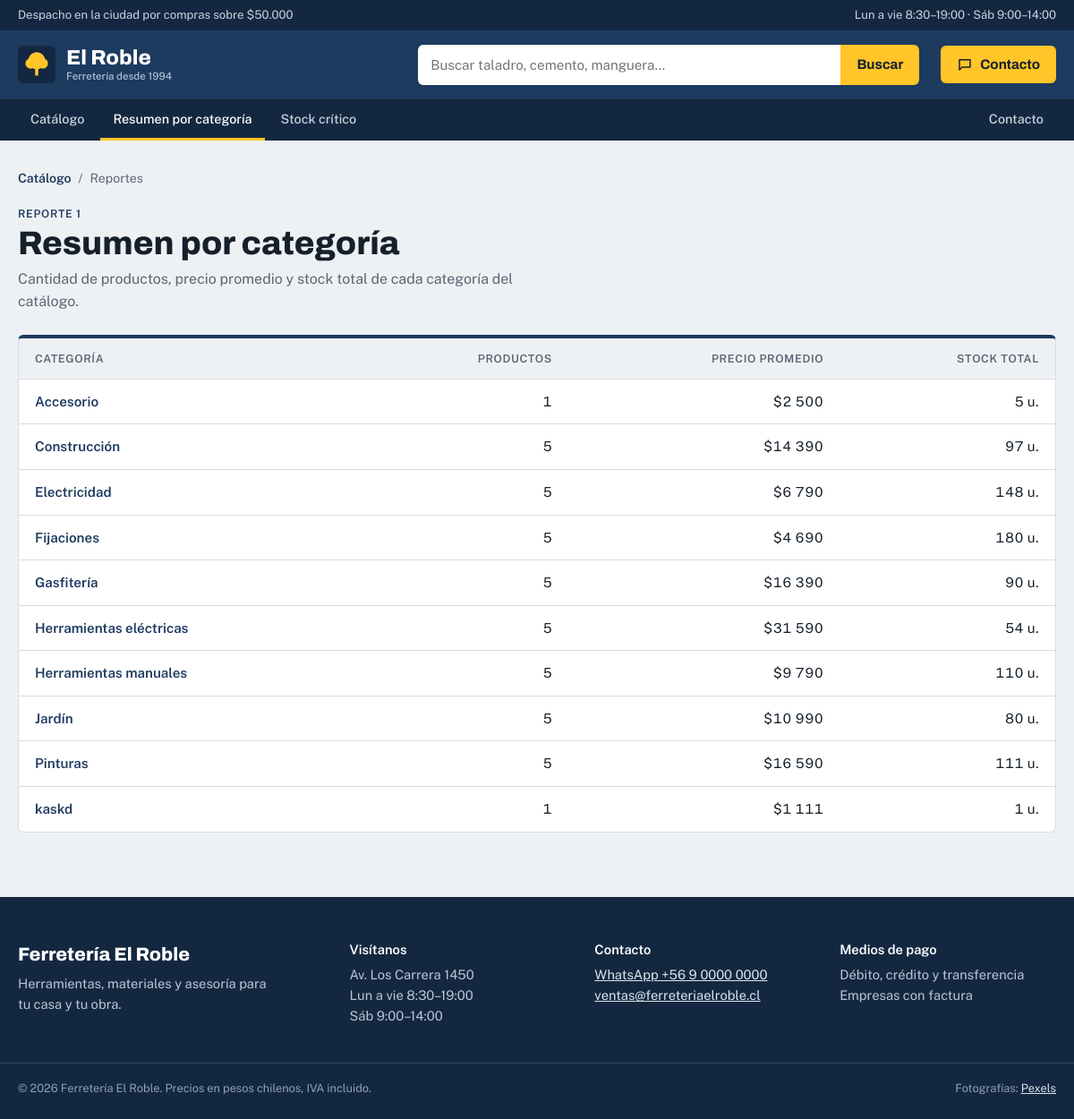
Screenshot of /reportes/categorias/ with the database file from the repository.
### catalogo/models.py (models this page shows, shortened)
class Producto(models.Model):
    nombre = models.CharField(max_length=100)
    categoria = models.CharField(max_length=50)
    precio = models.PositiveIntegerField()  # pesos chilenos, sin decimales
    stock = models.PositiveIntegerField(default=0)
    imagen = models.URLField(max_length=300, blank=True)  # link a la foto del producto
    class Meta:
        ordering = ["categoria", "nombre"]

### catalogo/views.py (the view)
# urls.py: path("reportes/categorias/", views.reporte_categorias, name="reporte_categorias"),
def reporte_categorias(request):
    resumen = Producto.objects.values("categoria").annotate(
        cantidad=Count("id"),
        precio_promedio=Avg("precio"),
        stock_total=Sum("stock"),
    ).order_by("categoria")
    return render(request, "catalogo/reporte_categorias.html", {"resumen": resumen})

### catalogo/templates/catalogo/reporte_categorias.html (shortened to what this page needs)
{% extends "catalogo/base.html" %}
{% block contenido %}
<section class="gestion">
    <div class="contenedor">
        <nav class="migas" aria-label="Ruta">
            <a href="{% url 'inicio' %}">Catálogo</a>
            <span aria-hidden="true">/</span>
            <span>Reportes</span>
        </nav>
        <header class="reporte__cabecera">
            <p class="ficha__etiqueta">Reporte 1</p>
            <h1>Resumen por categoría</h1>
            <p>Cantidad de productos, precio promedio y stock total de cada categoría del catálogo.</p>
        </header>
        <div class="tabla-envoltura">
            <table class="tabla">
                <thead>
                    <tr>
                        <th scope="col">Categoría</th>
                        <th scope="col" class="num">Productos</th>
                        <th scope="col" class="num">Precio promedio</th>
                        <th scope="col" class="num">Stock total</th>
                    </tr>
                </thead>
                <tbody>
                    {% for fila in resumen %}
                        <tr>
                            <th scope="row">
                                <a href="{% url 'inicio' %}?categoria={{ fila.categoria|urlencode }}#catalogo">{{ fila.categoria }}</a>
                            </th>
                            <td class="num">{{ fila.cantidad }}</td>
                            <td class="num">${{ fila.precio_promedio|floatformat:"0g" }}</td>
                            <td class="num">{{ fila.stock_total }} u.</td>
                        </tr>
                    {% empty %}
                        <tr><td colspan="4" class="tabla__vacia">No hay productos registrados.</td></tr>
                    {% endfor %}
                </tbody>
            </table>
        </div>
    </div>
</section>
{% endblock %}

### catalogo/static/catalogo/css/estilos.css (style rules this page uses)
:root { --acero: #1D3A5F; --acero-oscuro: #132840; --tinta: #16202B; --gris: #5A6675; --galvanizado: #EEF1F4; --linea: #D7DDE4; --blanco: #FFFFFF; --amarillo: #FFC529; --amarillo-oscuro: #E5AC0C; --verde: #1F7A4D; --rojo: #B42318; --whatsapp: #1E9E55; --titulos: "Archivo", "Arial Narrow", Arial, sans-serif; --texto: "Public Sans", "Segoe UI", Arial, sans-serif; --radio: 6px; }
*, *::before, *::after { box-sizing: border-box; }
* { margin: 0; padding: 0; }
body { font-family: var(--texto); font-size: 16px; line-height: 1.55; color: var(--tinta); background: var(--galvanizado); -webkit-font-smoothing: antialiased; }
a { color: inherit; }
.contenedor { width: 100%; max-width: 1240px; margin: 0 auto; padding: 0 20px; }
.reporte__cabecera { margin-bottom: 24px; }
.reporte__cabecera .ficha__etiqueta { font-size: .76rem; font-weight: 600; letter-spacing: .06em; text-transform: uppercase; color: var(--acero); }
.reporte__cabecera h1 { font-family: var(--titulos); font-weight: 800; font-stretch: 85%; font-size: 2.3rem; line-height: 1.05; margin: 4px 0 8px; }
.reporte__cabecera p { color: var(--gris); max-width: 60ch; }
.tabla-envoltura { overflow-x: auto; background: var(--blanco); border: 1px solid var(--linea); border-top: 4px solid var(--acero); border-radius: var(--radio); }
.tabla { width: 100%; border-collapse: collapse; font-size: .95rem; min-width: 520px; }
.tabla th, .tabla td { padding: 13px 18px; text-align: left; border-bottom: 1px solid var(--linea); }
.tabla thead th { font-size: .78rem; font-weight: 600; letter-spacing: .05em; text-transform: uppercase; color: var(--gris); background: var(--galvanizado); }
.tabla tbody th { font-weight: 600; }
.tabla tbody th a { color: var(--acero); text-decoration: none; }
.tabla tbody tr:last-child > * { border-bottom: 0; }
.tabla .num { text-align: right; font-variant-numeric: tabular-nums; }
.gestion { padding-top: 32px; padding-bottom: 72px; }
.migas { display: flex; gap: 8px; font-size: .88rem; color: var(--gris); margin-bottom: 20px; }
.migas a { color: var(--acero); font-weight: 600; text-decoration: none; }

### rows the page displays
Producto: categoria "Accesorio", cantidad "1", precio_promedio "2 500", stock_total "5"
Producto: categoria "kaskd", cantidad "1", precio_promedio "1 111", stock_total "1"

### other values shown
{{ fila.categoria }} "Construcción" "Electricidad" "Fijaciones" "Gasfitería" "Herramientas eléctricas" "Herramientas manuales" "Jardín" "Pinturas"
{{ fila.cantidad }} "5" "5" "5" "5" "5" "5" "5" "5"
{{ fila.precio_promedio|floatformat:"0g" }} "14 390" "6 790" "4 690" "16 390" "31 590" "9 790" "10 990" "16 590"
{{ fila.stock_total }} "97" "148" "180" "90" "54" "110" "80" "111"
